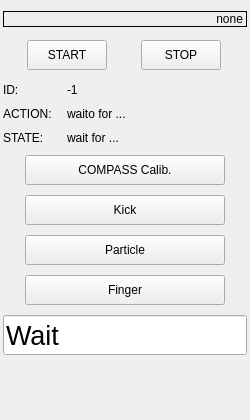
<?xml version="1.0" encoding="UTF-8"?>
<ui version="4.0">
 <class>PlayerControllerWidget</class>
 <widget class="QWidget" name="PlayerControllerWidget">
  <property name="geometry">
   <rect>
    <x>0</x>
    <y>0</y>
    <width>250</width>
    <height>420</height>
   </rect>
  </property>
  <property name="sizePolicy">
   <sizepolicy hsizetype="Expanding" vsizetype="Expanding">
    <horstretch>0</horstretch>
    <verstretch>0</verstretch>
   </sizepolicy>
  </property>
  <property name="windowTitle">
   <string>PlayerController</string>
  </property>
  <layout class="QVBoxLayout" name="verticalLayout">
   <property name="spacing">
    <number>10</number>
   </property>
   <property name="leftMargin">
    <number>3</number>
   </property>
   <property name="rightMargin">
    <number>3</number>
   </property>
   <item>
    <widget class="QLabel" name="lblTimeStamp">
     <property name="frameShape">
      <enum>QFrame::Box</enum>
     </property>
     <property name="text">
      <string>none</string>
     </property>
     <property name="alignment">
      <set>Qt::AlignRight|Qt::AlignTrailing|Qt::AlignVCenter</set>
     </property>
     <property name="wordWrap">
      <bool>false</bool>
     </property>
    </widget>
   </item>
   <item>
    <layout class="QHBoxLayout" name="horizontalLayout">
     <property name="topMargin">
      <number>3</number>
     </property>
     <property name="bottomMargin">
      <number>3</number>
     </property>
     <item>
      <widget class="QPushButton" name="pushButton_2">
       <property name="minimumSize">
        <size>
         <width>0</width>
         <height>30</height>
        </size>
       </property>
       <property name="maximumSize">
        <size>
         <width>80</width>
         <height>16777215</height>
        </size>
       </property>
       <property name="text">
        <string>START</string>
       </property>
      </widget>
     </item>
     <item>
      <widget class="QPushButton" name="pushButton">
       <property name="minimumSize">
        <size>
         <width>0</width>
         <height>30</height>
        </size>
       </property>
       <property name="maximumSize">
        <size>
         <width>80</width>
         <height>16777215</height>
        </size>
       </property>
       <property name="text">
        <string>STOP</string>
       </property>
      </widget>
     </item>
    </layout>
   </item>
   <item>
    <layout class="QFormLayout" name="formLayout">
     <property name="horizontalSpacing">
      <number>15</number>
     </property>
     <item row="0" column="0">
      <widget class="QLabel" name="label">
       <property name="text">
        <string>ID:</string>
       </property>
      </widget>
     </item>
     <item row="0" column="1">
      <widget class="QLabel" name="lblID">
       <property name="text">
        <string>-1</string>
       </property>
      </widget>
     </item>
     <item row="1" column="0">
      <widget class="QLabel" name="label_2">
       <property name="text">
        <string>ACTION:</string>
       </property>
      </widget>
     </item>
     <item row="1" column="1">
      <widget class="QLabel" name="lblAction">
       <property name="text">
        <string>waito for ...</string>
       </property>
      </widget>
     </item>
     <item row="2" column="0">
      <widget class="QLabel" name="label_3">
       <property name="text">
        <string>STATE:</string>
       </property>
      </widget>
     </item>
     <item row="2" column="1">
      <widget class="QLabel" name="lblState">
       <property name="text">
        <string>wait for ...</string>
       </property>
      </widget>
     </item>
    </layout>
   </item>
   <item>
    <layout class="QGridLayout" name="gridLayout">
     <property name="verticalSpacing">
      <number>10</number>
     </property>
     <item row="3" column="0">
      <widget class="QPushButton" name="pushButton_5">
       <property name="minimumSize">
        <size>
         <width>0</width>
         <height>30</height>
        </size>
       </property>
       <property name="maximumSize">
        <size>
         <width>200</width>
         <height>16777215</height>
        </size>
       </property>
       <property name="text">
        <string>Particle</string>
       </property>
      </widget>
     </item>
     <item row="0" column="0">
      <widget class="QPushButton" name="pushButton_3">
       <property name="minimumSize">
        <size>
         <width>0</width>
         <height>30</height>
        </size>
       </property>
       <property name="maximumSize">
        <size>
         <width>200</width>
         <height>16777215</height>
        </size>
       </property>
       <property name="text">
        <string>COMPASS Calib.</string>
       </property>
      </widget>
     </item>
     <item row="2" column="0">
      <widget class="QPushButton" name="pushButton_4">
       <property name="minimumSize">
        <size>
         <width>0</width>
         <height>30</height>
        </size>
       </property>
       <property name="maximumSize">
        <size>
         <width>200</width>
         <height>16777215</height>
        </size>
       </property>
       <property name="text">
        <string>Kick</string>
       </property>
      </widget>
     </item>
     <item row="4" column="0">
      <widget class="QPushButton" name="pushButton_6">
       <property name="minimumSize">
        <size>
         <width>0</width>
         <height>30</height>
        </size>
       </property>
       <property name="maximumSize">
        <size>
         <width>200</width>
         <height>16777215</height>
        </size>
       </property>
       <property name="text">
        <string>Finger</string>
       </property>
      </widget>
     </item>
    </layout>
   </item>
   <item>
    <widget class="QLineEdit" name="ledtDispColorAndRole">
     <property name="minimumSize">
      <size>
       <width>0</width>
       <height>40</height>
      </size>
     </property>
     <property name="font">
      <font>
       <pointsize>20</pointsize>
      </font>
     </property>
     <property name="text">
      <string>Wait</string>
     </property>
    </widget>
   </item>
   <item>
    <spacer name="verticalSpacer">
     <property name="orientation">
      <enum>Qt::Vertical</enum>
     </property>
     <property name="sizeHint" stdset="0">
      <size>
       <width>20</width>
       <height>40</height>
      </size>
     </property>
    </spacer>
   </item>
  </layout>
 </widget>
 <resources/>
 <connections/>
</ui>
